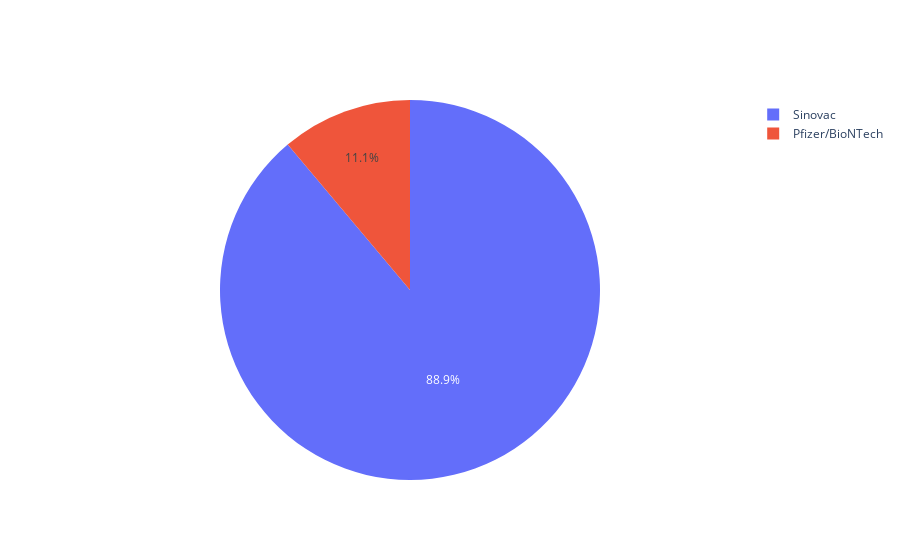

The notebook cell saved with this chart:
### Code cell
#build the pie chart with the appropriate labels & values 
labels = chile_vax['vaccine']
values = chile_vax['total_vaccinations'] 
fig = go.Figure(data = [go.Pie(labels = labels, values=values)])
fig.show()

### Figure 1 — Plotly figure (JSON) as saved in the notebook; plotly's stock layout.template omitted (floating-point values rounded to 4 significant figures)
{"data": [{"labels": ["Pfizer/BioNTech", "Sinovac"], "type": "pie", "values": [80555807, 643278800]}], "layout": {}}
